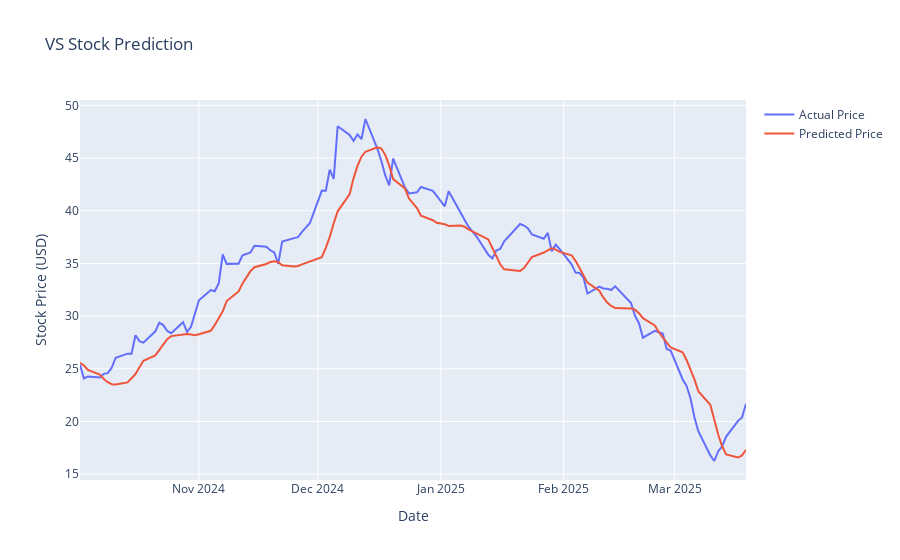

Notebook source saved alongside this figure:
### Markdown cell above
## Visualizations

### Code cell
fig = go.Figure()

# actual prices
fig.add_trace(go.Scatter(x=stock_data.index[-len(y_test):],
                         y=y_test_scaled.flatten(),
                         mode='lines',
                         name='Actual Price'))

# predicted prices
fig.add_trace(go.Scatter(x=stock_data.index[-len(y_test):],
                         y=predictions.flatten(),
                         mode='lines',
                         name='Predicted Price'))

# labels
fig.update_layout(title='VS Stock Prediction',
                  xaxis_title='Date',
                  yaxis_title='Stock Price (USD)')

fig.show()
